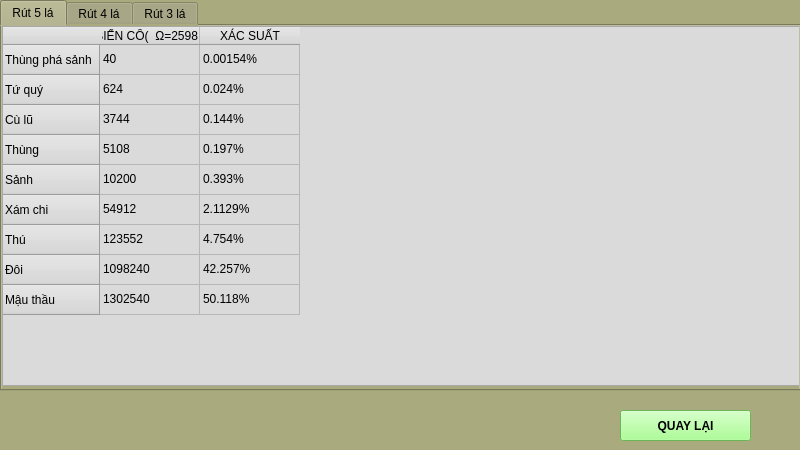
<?xml version="1.0" encoding="UTF-8"?>
<ui version="4.0">
 <class>screen3</class>
 <widget class="QMainWindow" name="screen3">
  <property name="geometry">
   <rect>
    <x>0</x>
    <y>0</y>
    <width>800</width>
    <height>450</height>
   </rect>
  </property>
  <property name="windowTitle">
   <string>MainWindow</string>
  </property>
  <property name="styleSheet">
   <string notr="true">background-color: rgb(170, 170, 127);</string>
  </property>
  <widget class="QWidget" name="centralwidget">
   <widget class="QTabWidget" name="tabWidget">
    <property name="geometry">
     <rect>
      <x>0</x>
      <y>0</y>
      <width>801</width>
      <height>391</height>
     </rect>
    </property>
    <property name="currentIndex">
     <number>0</number>
    </property>
    <widget class="QWidget" name="tab">
     <attribute name="title">
      <string>Rút 5 lá</string>
     </attribute>
     <widget class="QTableWidget" name="table1">
      <property name="geometry">
       <rect>
        <x>0</x>
        <y>0</y>
        <width>800</width>
        <height>360</height>
       </rect>
      </property>
      <property name="styleSheet">
       <string notr="true">background-color: rgb(218, 218, 218);</string>
      </property>
      <row>
       <property name="text">
        <string>Thùng phá sảnh</string>
       </property>
      </row>
      <row>
       <property name="text">
        <string>Tứ quý</string>
       </property>
      </row>
      <row>
       <property name="text">
        <string>Cù lũ</string>
       </property>
      </row>
      <row>
       <property name="text">
        <string>Thùng</string>
       </property>
      </row>
      <row>
       <property name="text">
        <string>Sảnh</string>
       </property>
      </row>
      <row>
       <property name="text">
        <string>Xám chi</string>
       </property>
      </row>
      <row>
       <property name="text">
        <string>Thú</string>
       </property>
      </row>
      <row>
       <property name="text">
        <string>Đôi</string>
       </property>
      </row>
      <row>
       <property name="text">
        <string>Mậu thầu</string>
       </property>
      </row>
      <column>
       <property name="text">
        <string>SỐ BIẾN CỐ(  Ω=2598960 )</string>
       </property>
      </column>
      <column>
       <property name="text">
        <string>XÁC SUẤT</string>
       </property>
      </column>
      <item row="0" column="0">
       <property name="text">
        <string>40</string>
       </property>
      </item>
      <item row="0" column="1">
       <property name="text">
        <string>0.00154%</string>
       </property>
      </item>
      <item row="1" column="0">
       <property name="text">
        <string>624</string>
       </property>
      </item>
      <item row="1" column="1">
       <property name="text">
        <string>0.024%</string>
       </property>
      </item>
      <item row="2" column="0">
       <property name="text">
        <string>3744</string>
       </property>
      </item>
      <item row="2" column="1">
       <property name="text">
        <string>0.144%</string>
       </property>
      </item>
      <item row="3" column="0">
       <property name="text">
        <string>5108</string>
       </property>
      </item>
      <item row="3" column="1">
       <property name="text">
        <string>0.197%</string>
       </property>
      </item>
      <item row="4" column="0">
       <property name="text">
        <string>10200</string>
       </property>
      </item>
      <item row="4" column="1">
       <property name="text">
        <string>0.393%</string>
       </property>
      </item>
      <item row="5" column="0">
       <property name="text">
        <string>54912</string>
       </property>
      </item>
      <item row="5" column="1">
       <property name="text">
        <string>2.1129%</string>
       </property>
      </item>
      <item row="6" column="0">
       <property name="text">
        <string>123552</string>
       </property>
      </item>
      <item row="6" column="1">
       <property name="text">
        <string>4.754%</string>
       </property>
      </item>
      <item row="7" column="0">
       <property name="text">
        <string>1098240</string>
       </property>
      </item>
      <item row="7" column="1">
       <property name="text">
        <string>42.257%</string>
       </property>
      </item>
      <item row="8" column="0">
       <property name="text">
        <string>1302540</string>
       </property>
      </item>
      <item row="8" column="1">
       <property name="text">
        <string>50.118%</string>
       </property>
      </item>
     </widget>
    </widget>
    <widget class="QWidget" name="tab_2">
     <attribute name="title">
      <string>Rút 4 lá</string>
     </attribute>
     <widget class="QTableWidget" name="table1_2">
      <property name="geometry">
       <rect>
        <x>0</x>
        <y>0</y>
        <width>800</width>
        <height>360</height>
       </rect>
      </property>
      <property name="styleSheet">
       <string notr="true">background-color: rgb(218, 218, 218);</string>
      </property>
      <row>
       <property name="text">
        <string>Thùng phá sảnh</string>
       </property>
      </row>
      <row>
       <property name="text">
        <string>Tứ quý</string>
       </property>
      </row>
      <row>
       <property name="text">
        <string>Cù lũ</string>
       </property>
      </row>
      <row>
       <property name="text">
        <string>Thùng</string>
       </property>
      </row>
      <row>
       <property name="text">
        <string>Sảnh</string>
       </property>
      </row>
      <row>
       <property name="text">
        <string>Xám chi</string>
       </property>
      </row>
      <row>
       <property name="text">
        <string>Thú</string>
       </property>
      </row>
      <row>
       <property name="text">
        <string>Đôi</string>
       </property>
      </row>
      <row>
       <property name="text">
        <string>Mậu thầu</string>
       </property>
      </row>
      <column>
       <property name="text">
        <string>SỐ BIẾN CỐ(  Ω=270725 )</string>
       </property>
      </column>
      <column>
       <property name="text">
        <string>XÁC SUẤT</string>
       </property>
      </column>
      <item row="0" column="0">
       <property name="text">
        <string>44</string>
       </property>
      </item>
      <item row="0" column="1">
       <property name="text">
        <string>0.0163%</string>
       </property>
      </item>
      <item row="1" column="0">
       <property name="text">
        <string>13</string>
       </property>
      </item>
      <item row="1" column="1">
       <property name="text">
        <string>0.0048%</string>
       </property>
      </item>
      <item row="2" column="0">
       <property name="text">
        <string>0</string>
       </property>
      </item>
      <item row="2" column="1">
       <property name="text">
        <string>0%</string>
       </property>
      </item>
      <item row="3" column="0">
       <property name="text">
        <string>2816</string>
       </property>
      </item>
      <item row="3" column="1">
       <property name="text">
        <string>1.04%</string>
       </property>
      </item>
      <item row="4" column="0">
       <property name="text">
        <string>2772</string>
       </property>
      </item>
      <item row="4" column="1">
       <property name="text">
        <string>1.024%</string>
       </property>
      </item>
      <item row="5" column="0">
       <property name="text">
        <string>2496</string>
       </property>
      </item>
      <item row="5" column="1">
       <property name="text">
        <string>0.922%</string>
       </property>
      </item>
      <item row="6" column="0">
       <property name="text">
        <string>2808</string>
       </property>
      </item>
      <item row="6" column="1">
       <property name="text">
        <string>1.037%</string>
       </property>
      </item>
      <item row="7" column="0">
       <property name="text">
        <string>82368</string>
       </property>
      </item>
      <item row="7" column="1">
       <property name="text">
        <string>30.425%</string>
       </property>
      </item>
      <item row="8" column="0">
       <property name="text">
        <string>177408</string>
       </property>
      </item>
      <item row="8" column="1">
       <property name="text">
        <string>65.5307%</string>
       </property>
      </item>
     </widget>
    </widget>
    <widget class="QWidget" name="tab_3">
     <attribute name="title">
      <string>Rút 3 lá</string>
     </attribute>
     <widget class="QTableWidget" name="table1_3">
      <property name="geometry">
       <rect>
        <x>0</x>
        <y>0</y>
        <width>800</width>
        <height>360</height>
       </rect>
      </property>
      <property name="styleSheet">
       <string notr="true">background-color: rgb(218, 218, 218);</string>
      </property>
      <row>
       <property name="text">
        <string>Thùng phá sảnh</string>
       </property>
      </row>
      <row>
       <property name="text">
        <string>Tứ quý</string>
       </property>
      </row>
      <row>
       <property name="text">
        <string>Cù lũ</string>
       </property>
      </row>
      <row>
       <property name="text">
        <string>Thùng</string>
       </property>
      </row>
      <row>
       <property name="text">
        <string>Sảnh</string>
       </property>
      </row>
      <row>
       <property name="text">
        <string>Xám chi</string>
       </property>
      </row>
      <row>
       <property name="text">
        <string>Thú</string>
       </property>
      </row>
      <row>
       <property name="text">
        <string>Đôi</string>
       </property>
      </row>
      <row>
       <property name="text">
        <string>Mậu thầu</string>
       </property>
      </row>
      <column>
       <property name="text">
        <string>SỐ BIẾN CỐ(  Ω=22100 )</string>
       </property>
      </column>
      <column>
       <property name="text">
        <string>XÁC SUẤT</string>
       </property>
      </column>
      <item row="0" column="0">
       <property name="text">
        <string>48</string>
       </property>
      </item>
      <item row="0" column="1">
       <property name="text">
        <string>0.217%</string>
       </property>
      </item>
      <item row="1" column="0">
       <property name="text">
        <string>0</string>
       </property>
      </item>
      <item row="1" column="1">
       <property name="text">
        <string>0%</string>
       </property>
      </item>
      <item row="2" column="0">
       <property name="text">
        <string>0</string>
       </property>
      </item>
      <item row="2" column="1">
       <property name="text">
        <string>05</string>
       </property>
      </item>
      <item row="3" column="0">
       <property name="text">
        <string>1096</string>
       </property>
      </item>
      <item row="3" column="1">
       <property name="text">
        <string>4.96%</string>
       </property>
      </item>
      <item row="4" column="0">
       <property name="text">
        <string>720</string>
       </property>
      </item>
      <item row="4" column="1">
       <property name="text">
        <string>3.258%</string>
       </property>
      </item>
      <item row="5" column="0">
       <property name="text">
        <string>52</string>
       </property>
      </item>
      <item row="5" column="1">
       <property name="text">
        <string>0.235%</string>
       </property>
      </item>
      <item row="6" column="0">
       <property name="text">
        <string>0</string>
       </property>
      </item>
      <item row="6" column="1">
       <property name="text">
        <string>0%</string>
       </property>
      </item>
      <item row="7" column="0">
       <property name="text">
        <string>3744</string>
       </property>
      </item>
      <item row="7" column="1">
       <property name="text">
        <string>16.94%</string>
       </property>
      </item>
      <item row="8" column="0">
       <property name="text">
        <string>16440</string>
       </property>
      </item>
      <item row="8" column="1">
       <property name="text">
        <string>74.389%</string>
       </property>
      </item>
     </widget>
    </widget>
   </widget>
   <widget class="QPushButton" name="pushButton3_1">
    <property name="geometry">
     <rect>
      <x>620</x>
      <y>410</y>
      <width>131</width>
      <height>31</height>
     </rect>
    </property>
    <property name="font">
     <font>
      <weight>75</weight>
      <bold>true</bold>
     </font>
    </property>
    <property name="styleSheet">
     <string notr="true">background-color: rgb(149, 255, 120);</string>
    </property>
    <property name="text">
     <string>QUAY LẠI</string>
    </property>
   </widget>
  </widget>
 </widget>
 <resources/>
 <connections/>
</ui>
